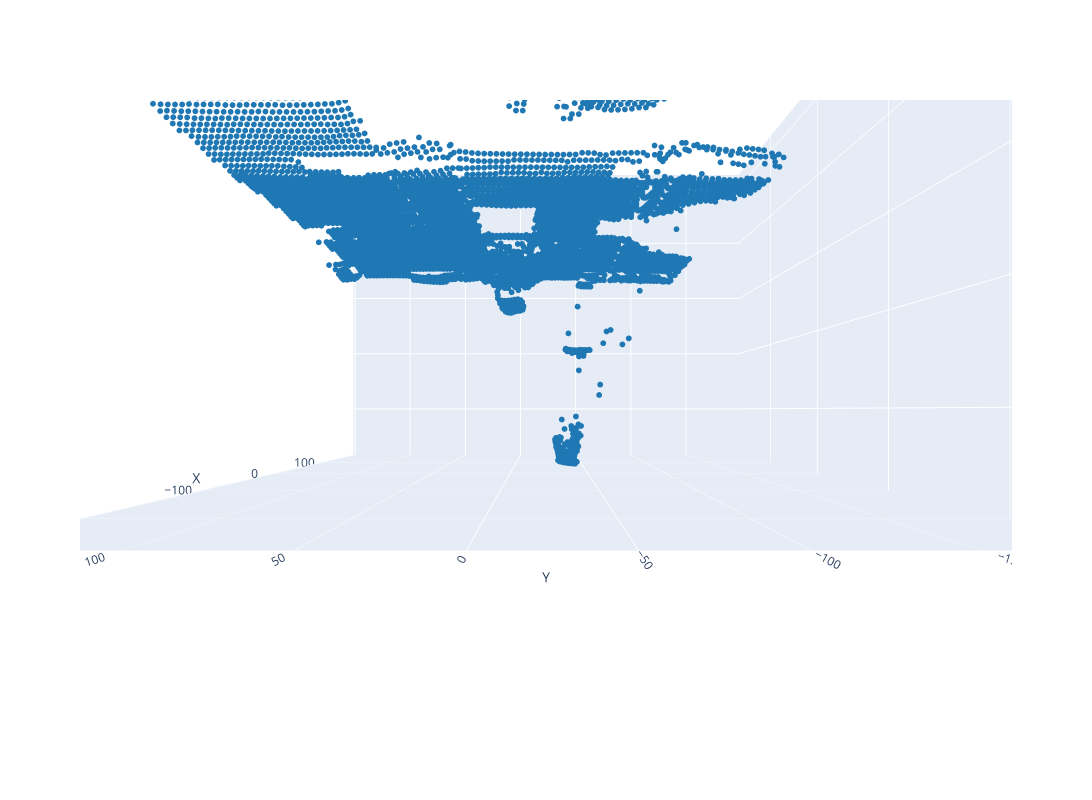

Notebook code cell kept with this figure:
### Code cell
pcd = o3d.io.read_point_cloud("/home/mfi/repos/rtc_vision_toolbox/data/demonstrations/09-11-wp/execute_data/1010_1506/pcd_data/ih_camera_view_cam3_gripper_pointcloud.ply")
pcd = pcd.uniform_down_sample(50)
print(np.asarray(pcd.points).shape)
points = np.asarray(pcd.points)

# points = np.load('/home/mfi/repos/rtc_vision_toolbox/data/demonstrations/09-11-wp/execute_data/1010_1510/anchortest.npy')
plot_multi_np([points])

### Figure 1 — Plotly figure (JSON) as saved in the notebook; plotly's stock layout.template omitted (floating-point values rounded to 4 significant figures; data arrays with more than 128 entries replaced by an {"elided": "..."} marker saying what was removed)
{"data": [{"marker": {"color": "#1f77b4", "size": 2, "symbol": "circle"}, "mode": "markers", "type": "scatter3d", "x": {"elided": "5904 float values"}, "y": {"elided": "5904 float values"}, "z": {"elided": "5904 float values"}}], "layout": {"height": 800, "scene": {"camera": {"center": {"x": 0, "y": 0, "z": -0.25}, "eye": {"x": -1.3, "y": 0, "z": -0.25}, "up": {"x": 0, "y": 0, "z": 1}}, "xaxis": {"title": {"text": "X"}}, "yaxis": {"title": {"text": "Y"}}, "zaxis": {"title": {"text": "Z"}}}, "width": 1200}}
